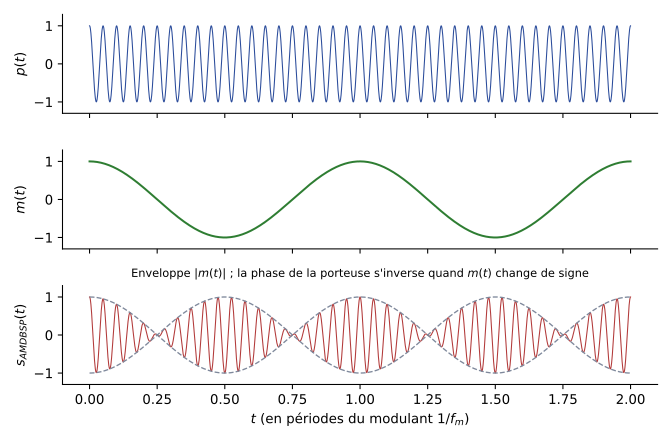

The Python source for this figure:
"""EARF1 ch. 2 — AM double bande sans porteuse, modulant sinusoïdal : allures temporelles.
D'après le support [mod-ana, p. 21], recalculée (fp = 20 fm)."""
import numpy as np
import matplotlib
matplotlib.use("Agg")
import matplotlib.pyplot as plt
plt.rcParams.update({"font.family": "sans-serif", "font.size": 10, "svg.fonttype": "none"})
BLEU, VERT, ROUGE, GRIS = "#2B4C9B", "#2E7D32", "#B23A3A", "#7E889B"
fm, fp = 1.0, 20.0
t = np.linspace(0, 2, 6000)
m = np.cos(2 * np.pi * fm * t); p = np.cos(2 * np.pi * fp * t)
fig, ax = plt.subplots(3, 1, figsize=(7, 4.6), sharex=True)
ax[0].plot(t, p, color=BLEU, lw=0.8); ax[0].set_ylabel("$p(t)$")
ax[1].plot(t, m, color=VERT); ax[1].set_ylabel("$m(t)$")
ax[2].plot(t, m * p, color=ROUGE, lw=0.8)
ax[2].plot(t, m, color=GRIS, ls="--", lw=1); ax[2].plot(t, -m, color=GRIS, ls="--", lw=1)
ax[2].set_ylabel("$s_{AMDBSP}(t)$")
ax[2].set_title("Enveloppe $|m(t)|$ ; la phase de la porteuse s'inverse quand $m(t)$ change de signe", fontsize=8.5)
ax[2].set_xlabel("$t$ (en périodes du modulant $1/f_m$)")
for a in ax:
    a.set_ylim(-1.3, 1.3); a.set_yticks([-1, 0, 1]); a.spines[["top", "right"]].set_visible(False)
fig.tight_layout(); fig.savefig("02-amdbsp-temporel.svg")
